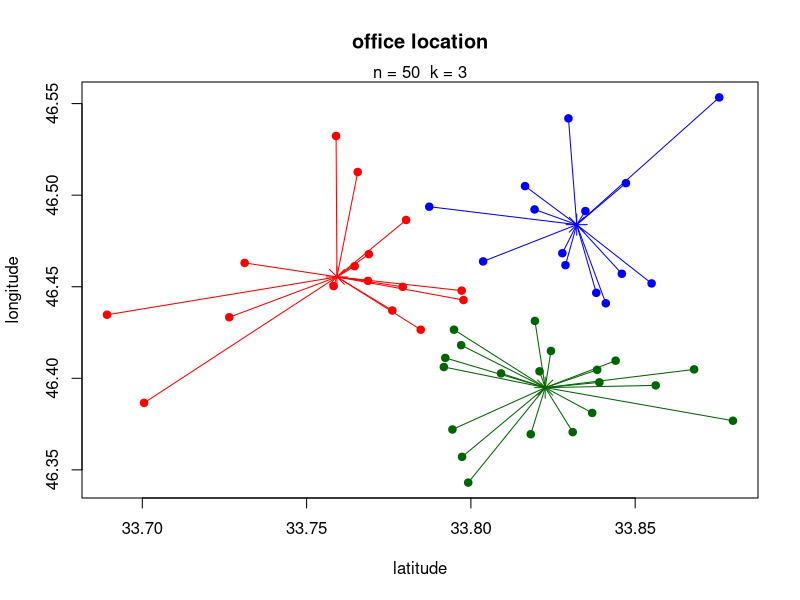

Write R code to recreate this figure.
km <- function(x, k){

n <- nrow(x)

centers <- x[sample(1:n, k), ]

clust <- rep(0, n)
clust0 <- rep(-1, n)

itr <- 0

while(any(clust != clust0)){

itr <- itr + 1
clust0 <- clust

for(i in 1:n){

d <- rep(0, k)

for(j in 1:k){

d[j] <- sqrt(
(x[i,1]-centers[j,1])^2 +
(x[i,2]-centers[j,2])^2
)

}

clust[i] <- which.min(d)

}

for(j in 1:k){

if(sum(clust==j)>0){

centers[j,] <- c(
mean(x[clust==j,1]),
mean(x[clust==j,2])
)

}

}

}

clustdata <- vector("list",k)
size <- rep(0,k)

for(j in 1:k){

clustdata[[j]] <- x[clust==j,,drop=FALSE]
size[j] <- sum(clust==j)

}

cols <- c("red","blue","darkgreen","orange",
"purple","brown","black","pink")

plot(x,
type="n",
main="office location",
xlab="latitude",
ylab="longitude")

for(j in 1:k){

points(clustdata[[j]], pch=19, col=cols[j])

points(centers[j,1], centers[j,2], pch=8, cex=2, col=cols[j])

for(i in 1:n){

if(clust[i]==j){

segments(x[i,1],x[i,2],centers[j,1],centers[j,2],col=cols[j])

}

}

}

mtext(paste("n =",n," k =",k))

return(list(
clustdata=clustdata,
clust=clust,
centers=centers,
size=size,
Iteration=itr
))

}

set.seed(1)

x <- cbind(
matrix(rnorm(50,mean=33.8000,sd=.05),ncol=1),
matrix(rnorm(50,mean=46.4333,sd=.05),ncol=1)
)

km(x,3)
